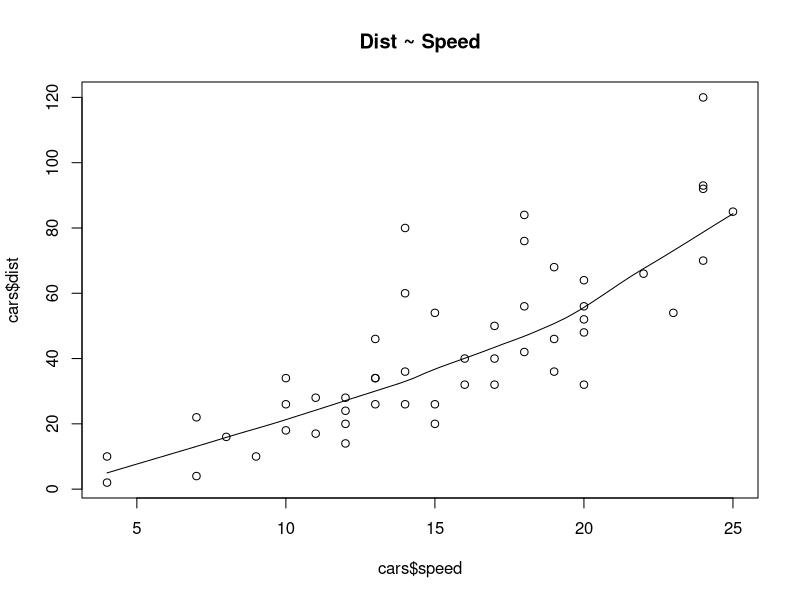
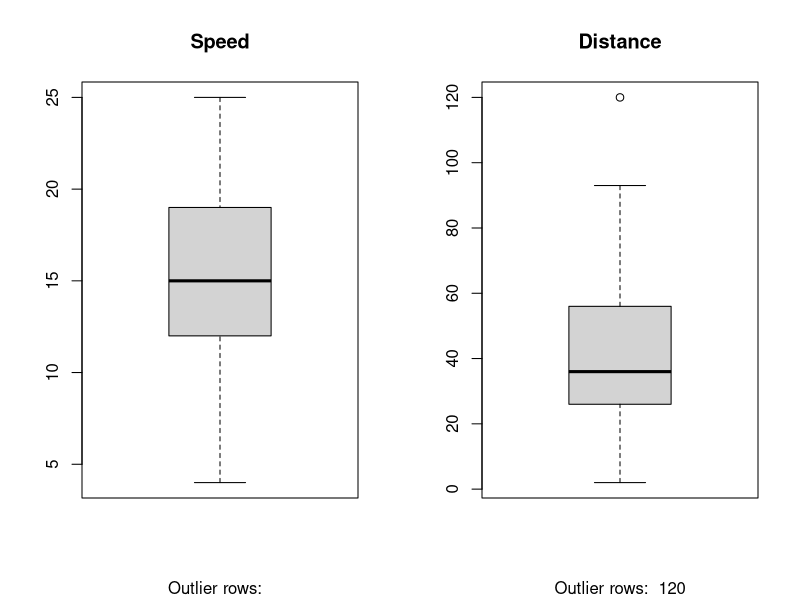
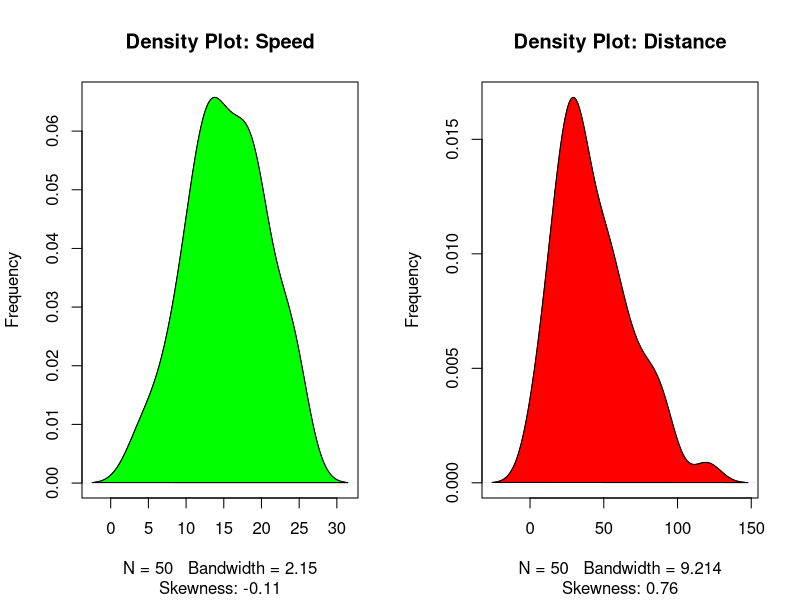

These figures' R source, in order: (Note: this script raises an error after producing the figures.)
head(cars)
summary(cars)
str(cars)
scatter.smooth(x=cars$speed, y=cars$dist, main="Dist ~ Speed")
par(mfrow=c(1, 2))  # divide graph area in 2 columns
boxplot(cars$speed, main="Speed", sub=paste("Outlier rows: ", 
                                            boxplot.stats(cars$speed)$out))  # box plot for 'speed'
boxplot(cars$dist, main="Distance", sub=paste("Outlier rows: ", 
                                              boxplot.stats(cars$dist)$out)) 
library(e1071)
par(mfrow=c(1, 2))  # divide graph area in 2 columns
plot(density(cars$speed), main="Density Plot: Speed", ylab="Frequency", 
     sub=paste("Skewness:", round(e1071::skewness(cars$speed), 2)))  # density plot for 'speed'
polygon(density(cars$speed), col="green")
plot(density(cars$dist), main="Density Plot: Distance", ylab="Frequency", 
     sub=paste("Skewness:", round(e1071::skewness(cars$dist), 2)))  # density plot for 'dist'
polygon(density(cars$dist), col="red")
cor(cars$speed, cars$dist) 
scatter.smooth(x=marg_hom$marg, y=marg_hom$hom, main="Marg/Hom")
par(mfrow=c(1, 2))  # divide graph area in 2 columns
boxplot(marg_hom$marg, main="Marg", sub=paste("Outlier rows: ", 
                                            boxplot.stats(marg_hom$marg)$out))  # box plot for 'speed'
boxplot(marg_hom$hom, main="Hom", sub=paste("Outlier rows: ", 
                                              boxplot.stats(marg_hom$hom)$out)) 
par(mfrow=c(1, 2))  # divide graph area in 2 columns
plot(density(marg_hom$marg), main="Density Plot: Marg", ylab="Frequency", 
     sub=paste("Skewness:", round(e1071::skewness(marg_hom$marg), 2)))  # density plot for 'speed'
polygon(density(marg_hom$marg), col="green")
plot(density(marg_hom$hom), main="Density Plot: Hom", ylab="Frequency", 
     sub=paste("Skewness:", round(e1071::skewness(marg_hom$hom), 2)))  # density plot for 'dist'
polygon(density(marg_hom$hom), col="red")
cor(marg_hom$marg, marg_hom$hom) 
